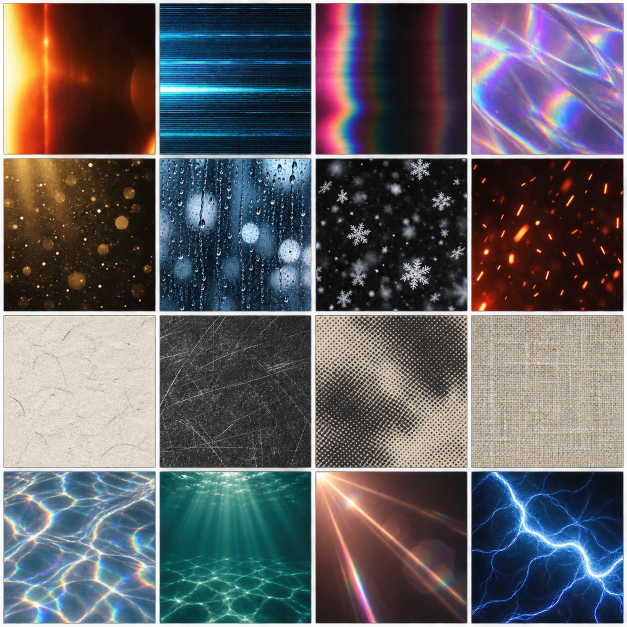
#> input picture resources/source/materials/cinematic-effect-texture-atlas-20260927.png, 1254 x 1254 px, found by its file name (shown at 1/2 size)
$ python extract_cinematic_effect_background_atlas_20260927.py
#> lines starting #> are read from the running program, lines starting #| are printed output that depends on the picture
"""Extract a generated 4x4 visual-effects texture atlas as video backgrounds."""

from __future__ import annotations

import hashlib
import json
from pathlib import Path

from PIL import Image, ImageDraw, ImageFont, ImageOps


ROOT = Path(__file__).resolve().parents[1]
ATLAS = ROOT / "docs/assets/cinematic-effect-texture-atlas-20260927.png"
OUTPUT = ROOT / "src/cutvoke/assets/backgrounds"
REPORT = ROOT / "docs/assets/cinematic-effect-texture-atlas-20260927.extraction.json"
CONTACT = ROOT / "docs/assets/cinematic-effect-texture-contact-sheet-20260927.png"
LICENSE = "Project-internal original (AI-generated); not separately licensed for redistribution"
OUTPUT_SIZE = (1920, 1080)
CELL_INSET = 0.035

ITEMS = (
    ("bgfx_amber_film_burn", "琥珀胶片烧光", ("胶片", "暖光", "烧光")),
    ("bgfx_cyan_scanline", "青色扫描线干扰", ("数码", "扫描线", "故障")),
    ("bgfx_magenta_chromatic", "洋红色差晕影", ("色差", "洋红", "光晕")),
    ("bgfx_violet_holographic", "紫色全息衍射", ("全息", "衍射", "紫色")),
    ("bgfx_gold_dust", "金色漂浮尘光", ("尘光", "金色", "氛围")),
    ("bgfx_blue_raindrops", "蓝调雨窗光斑", ("雨滴", "窗面", "散景")),
    ("bgfx_snow_crystals", "雪晶飘落", ("雪花", "冬日", "氛围")),
    ("bgfx_ember_sparks", "橙红余烬", ("余烬", "火星", "橙红")),
    ("bgfx_cream_paper", "奶油纸纤维", ("纸张", "纤维", "奶油色")),
    ("bgfx_graphite_scratches", "石墨刮痕", ("石墨", "刮痕", "深色")),
    ("bgfx_vintage_halftone", "复古印刷网点", ("复古", "网点", "印刷")),
    ("bgfx_linen_weave", "亚麻织纹", ("织物", "亚麻", "纤维")),
    ("bgfx_iridescent_caustics", "虹彩水纹折射", ("水纹", "虹彩", "折射")),
    ("bgfx_underwater_rays", "水下体积光束", ("水下", "光束", "青绿")),
    ("bgfx_rose_prism_flare", "玫瑰金棱镜光", ("棱镜", "光束", "玫瑰金")),
    ("bgfx_blue_electric_arcs", "蓝白电弧纹理", ("电弧", "蓝色", "能量")),
)


def _sha(path: Path) -> str:
    digest = hashlib.sha256()
    with path.open("rb") as stream:
        for block in iter(lambda: stream.read(1024 * 1024), b""):
            digest.update(block)
    return digest.hexdigest()


def _font() -> ImageFont.ImageFont:
    font_path = Path("C:/Windows/Fonts/msyh.ttc")
    return ImageFont.truetype(str(font_path), 19) if font_path.is_file() else ImageFont.load_default()


def extract() -> dict:
    with Image.open(ATLAS) as opened:
#> opened is the input picture: PIL image 1254x1254 RGBA; mean R, G, B, A 82.4, 80.6, 86.1, 232.7
        atlas = opened.convert("RGB")
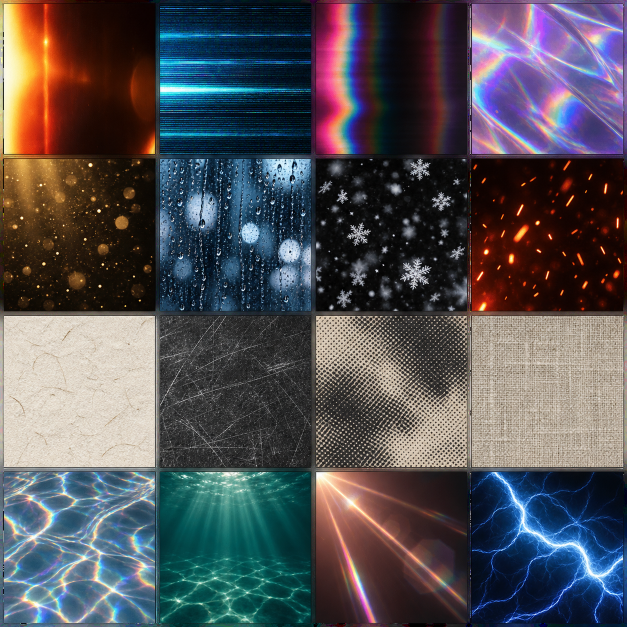
#> atlas: PIL image 1254x1254 RGB (shown at 1/2 size); mean R, G, B 82.4, 80.6, 86.1
    width, height = atlas.size
#> width = 1254; height = 1254
    if abs(width - height) > 1 or width < 1200:
        raise ValueError(f"expected high-resolution square 4x4 atlas, got {atlas.size}")
    targets = [OUTPUT / f"{stem}.jpg" for stem, _, _ in ITEMS]
    if any(path.exists() for path in targets):
#> (the run stopped early here; a loop or call above may not have finished)
